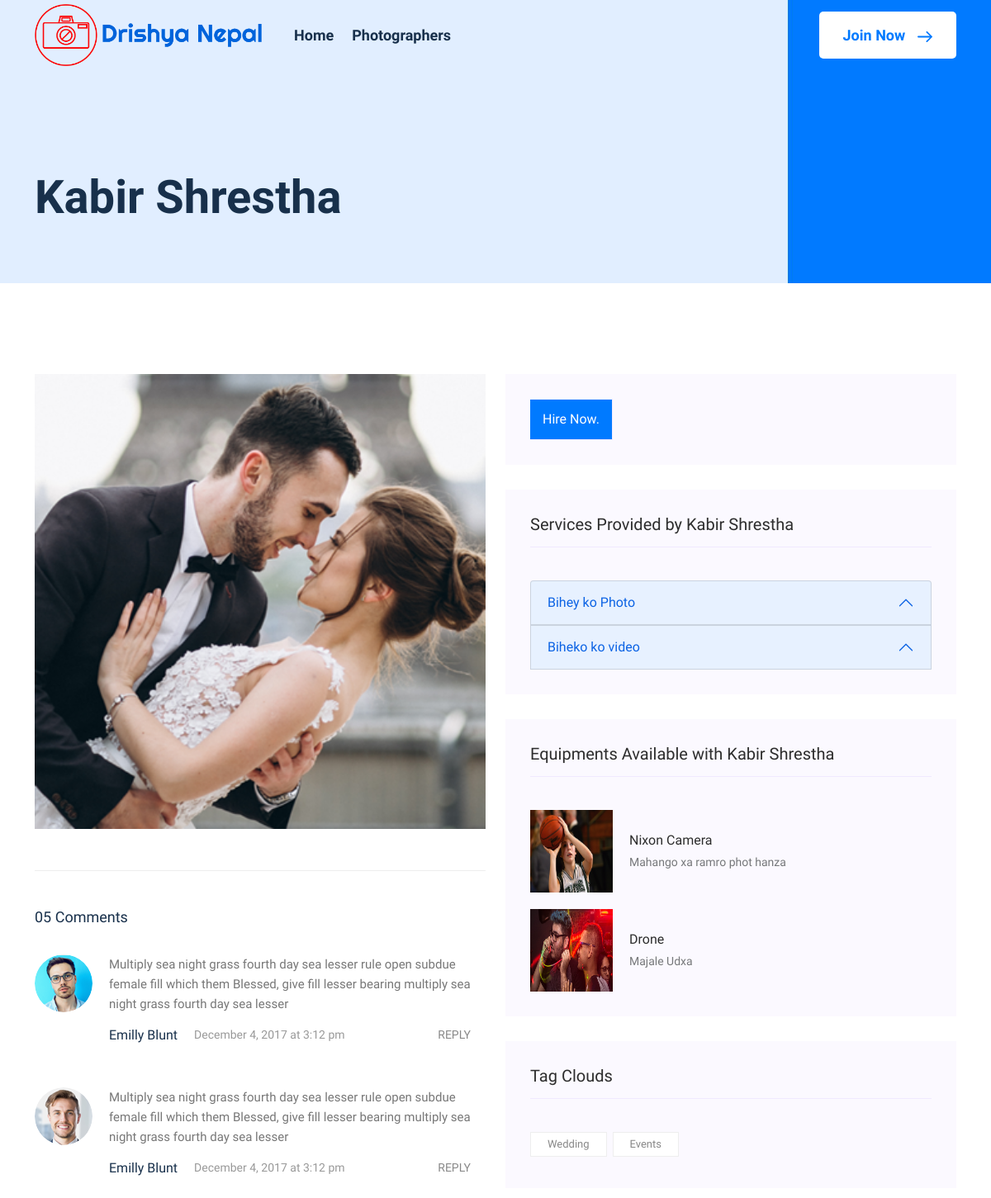
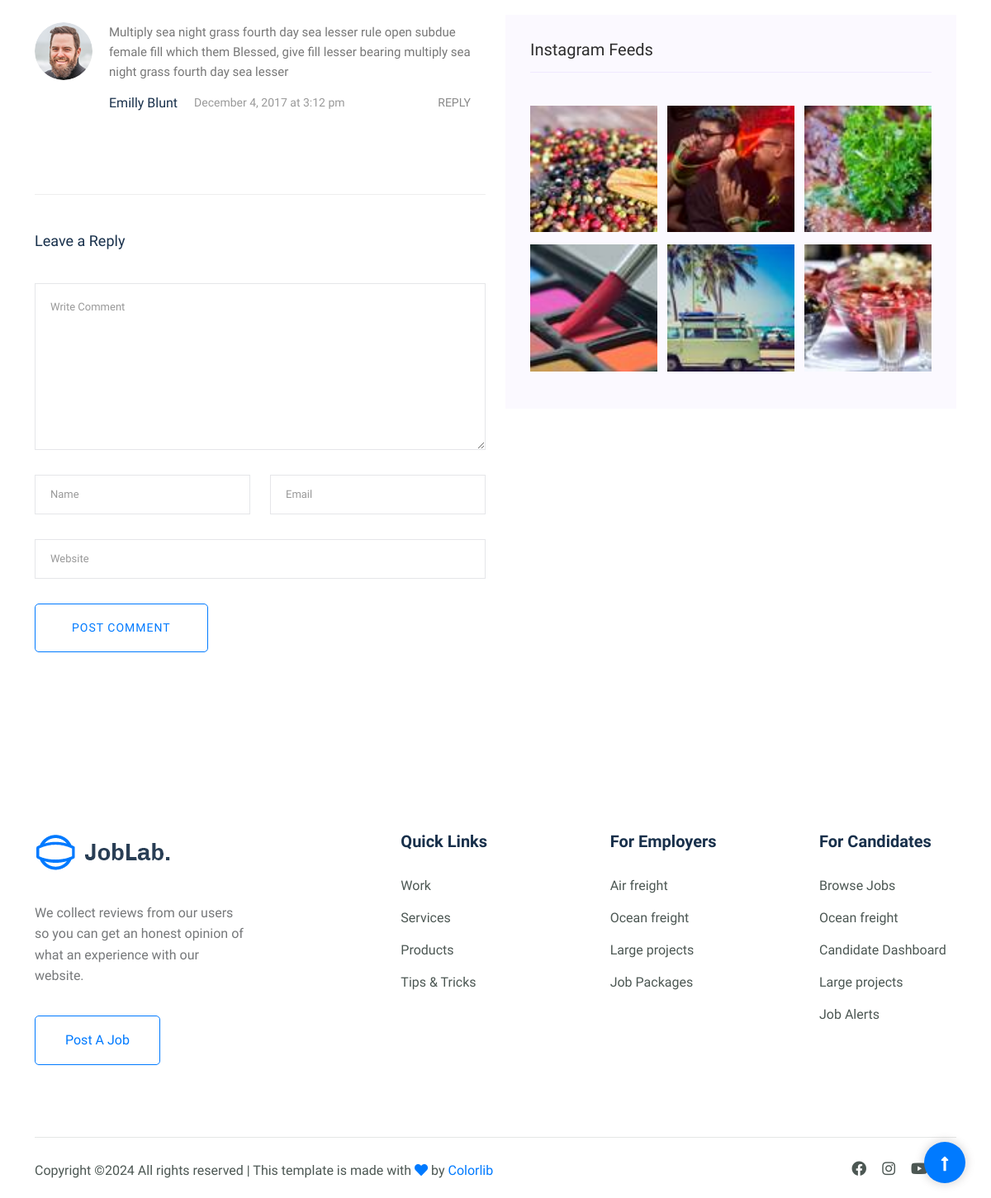
The app's page /photographer/2 with its own data (2 pictures, top to bottom).
### service_provider/models.py (models this page shows, shortened)
class Photographer(models.Model):
    name = models.CharField(max_length = 100)
    age = models.PositiveIntegerField()
    address = models.CharField(max_length = 254)
    email = models.EmailField()
    phone_number = models.CharField(max_length = 200)
    experience = models.CharField(max_length = 254)
    tags = models.ManyToManyField(Tag   )
    is_available = models.BooleanField(default = True)
    image = models.ImageField(upload_to="photographers", null="True")
    is_videographer = models.BooleanField(default=False)
    created_at = models.DateTimeField(auto_now_add = True)
    updated_at = models.DateTimeField(auto_now = True)

class Services(models.Model):
    photographer = models.ForeignKey(Photographer, on_delete=models.CASCADE)
    name = models.CharField(max_length = 100)
    description = models.CharField(max_length = 254)
    price = models.PositiveIntegerField()
    duration = models.CharField(max_length = 254)

class Equipment(models.Model):
    photographer = models.ForeignKey(Photographer, on_delete=models.CASCADE)
    name = models.CharField(max_length = 100)
    description = models.CharField(max_length = 254)
    photo = models.ImageField(upload_to = 'equipment/')

class Tag(models.Model):
    name = models.CharField(max_length=254)

### website/views.py (the view)
# urls.py: path('photographer/<int:id>', views.photographer_details, name="photographer-detail")
def photographer_details(request, id):
    photographer = Photographer.objects.get(id=id)
    services = Services.objects.all().filter(photographer=photographer)
    equipments = Equipment.objects.all().filter(photographer=photographer)
    context = {
        "photographer" : photographer,
        "services" : services,
        'equipments' : equipments,
    }
    return render(request, 'photographer-details.html', context)

### website/templates/photographer-details.html (shortened to what this page needs)
{% extends "base.html" %}
{% load static %}
{% block body %}
<main>
    <div class="slider-area">
      <div class="slider-height2 slider-bg2 d-flex align-items-end">
        <div class="container">
          <div class="row">
            <div class="col-xl-12">
              <div class="hero__caption hero__caption2">
                <h2>{{photographer.name}}</h2>
              </div>
            </div>
          </div>
        </div>
      </div>
    </div>
    <section class="blog_area single-post-area section-padding">
      <div class="container">
        <div class="row">
          <div class="col-lg-6 posts-list">
            <div class="single-post">
              <div class="feature-img">
                <img
                  class="img-fluid"
                  src="{{photographer.image.url}}"
                  alt
                />
              </div>
            </div>
            <div class="comments-area">
              <h4>05 Comments</h4>
              <div class="comment-list">
                <div class="single-comment justify-content-between d-flex">
                  <div class="user justify-content-between d-flex">
                    <div class="thumb">
                      <img src="{% static 'img/blog/comment_1.png' %}" alt />
                    </div>
                    <div class="desc">
                      <p class="comment">
                        Multiply sea night grass fourth day sea lesser rule open
                        subdue female fill which them Blessed, give fill lesser
                        bearing multiply sea night grass fourth day sea lesser
                      </p>
                      <div class="d-flex justify-content-between">
                        <div class="d-flex align-items-center">
                          <h5>
                            <a href="#">Emilly Blunt</a>
                          </h5>
                          <p class="date">December 4, 2017 at 3:12 pm</p>
                        </div>
                        <div class="reply-btn">
                          <a href="#" class="btn-reply text-uppercase">reply</a>
                        </div>
                      </div>
                    </div>
                  </div>
                </div>
              </div>
              <div class="comment-list">
                <div class="single-comment justify-content-between d-flex">
                  <div class="user justify-content-between d-flex">
                    <div class="thumb">
                      <img src="{% static 'img/blog/comment_2.png' %}" alt />
                    </div>
                    <div class="desc">
                      <p class="comment">
                        Multiply sea night grass fourth day sea lesser rule open
                        subdue female fill which them Blessed, give fill lesser
                        bearing multiply sea night grass fourth day sea lesser
                      </p>
                      <div class="d-flex justify-content-between">
                        <div class="d-flex align-items-center">
                          <h5>
                            <a href="#">Emilly Blunt</a>
                          </h5>
                          <p class="date">December 4, 2017 at 3:12 pm</p>
                        </div>
                        <div class="reply-btn">
                          <a href="#" class="btn-reply text-uppercase">reply</a>
                        </div>
                      </div>
                    </div>
                  </div>
                </div>
              </div>
              <div class="comment-list">
                <div class="single-comment justify-content-between d-flex">
                  <div class="user justify-content-between d-flex">
                    <div class="thumb">
                      <img src="{% static 'img/blog/comment_3.png' %}" alt />
                    </div>
                    <div class="desc">
                      <p class="comment">
                        Multiply sea night grass fourth day sea lesser rule open
                        subdue female fill which them Blessed, give fill lesser
                        bearing multiply sea night grass fourth day sea lesser
                      </p>
                      <div class="d-flex justify-content-between">
                        <div class="d-flex align-items-center">
                          <h5>
                            <a href="#">Emilly Blunt</a>
                          </h5>
                          <p class="date">December 4, 2017 at 3:12 pm</p>
                        </div>
                        <div class="reply-btn">
                          <a href="#" class="btn-reply text-uppercase">reply</a>
                        </div>
                      </div>
                    </div>
                  </div>
                </div>
              </div>
            </div>
            <div class="comment-form">
              <h4>Leave a Reply</h4>
              <form class="form-contact comment_form" action="#" id="commentForm">
                <div class="row">
                  <div class="col-12">
                    <div class="form-group">
                      <textarea
                        class="form-control w-100"
                        name="comment"
                        id="comment"
                        cols="30"
                        rows="9"
                        placeholder="Write Comment"
                      ></textarea>
                    </div>
                  </div>
                  <div class="col-sm-6">
                    <div class="form-group">
                      <input
                        class="form-control"
                        name="name"
                        id="name"
                        type="text"
                        placeholder="Name"
                      />
                    </div>
                  </div>
                  <div class="col-sm-6">
                    <div class="form-group">
                      <input
                        class="form-control"
                        name="email"
                        id="email"
                        type="email"
                        placeholder="Email"
                      />
                    </div>
                  </div>
                  <div class="col-12">
                    <div class="form-group">
                      <input
                        class="form-control"
                        name="website"
                        id="website"
                        type="text"
                        placeholder="Website"
                      />
                    </div>
                  </div>
                </div>
                <div class="form-group">
                  <button
                    type="submit"
                    class="button button-contactForm btn_1 boxed-btn"
                  >
                    Post Comment
                  </button>
                </div>
              </form>
            </div>
          </div>
          <div class="col-lg-6">
            <div class="blog_right_sidebar">
              <aside class="single_sidebar_widget search_widget">
                <form action="#">
                  <div class="form-group m-0">
                    <div class="input-group">
                      <div class="input-group-append d-flex">
                        <button class="boxed-btn1" type="button">Hire Now.</button>
                      </div>
                    </div>
                  </div>
                </form>
              </aside>
              <aside class="single_sidebar_widget post_category_widget">
                <h4 class="widget_title" style="color: #2d2d2d">Services Provided by {{photographer.name}}</h4>
                <div class="accordion" id="accordionExample">
                    {% for service in services %}
                    <div class="accordion-item">
                        <h2 class="accordion-header" id="headingOne">
                          <button class="accordion-button" type="button" data-bs-toggle="collapse" data-bs-target="#service{{service.id}}" aria-expanded="true" aria-controls="collapseOne">
                            {{service.name}}
                          </button>
                        </h2>
                      </div>
                    {% endfor %}
                </div>
              </aside>
              <aside class="single_sidebar_widget popular_post_widget">
                <h3 class="widget_title" style="color: #2d2d2d">
                    Equipments Available with {{photographer.name}}
                </h3>
                {% for equipment in equipments %}
                <div class="media post_item">
                    <img src="{{equipment.photo.url}}" alt="{{equipment.name}}" width="100" height="100"/>
                    <div class="media-body">
                      <a href="#">
                        <h3 style="color: #2d2d2d">{{equipment.name}}</h3>
                      </a>
                      <p>
                        {{equipment.description}}
                      </p>
                    </div>
                  </div>
                {% endfor %}
              </aside>
              <aside class="single_sidebar_widget tag_cloud_widget">
                <h4 class="widget_title" style="color: #2d2d2d">Tag Clouds</h4>
                <ul class="list">
                  {% for tag in photographer.tags.all %}
                  <li>
                    <a href="#">{{tag.name}}</a>
                  </li>
                  {% endfor %}
                </ul>
              </aside>
              <aside class="single_sidebar_widget instagram_feeds">
                <h4 class="widget_title" style="color: #2d2d2d">
                  Instagram Feeds
                </h4>
                <ul class="instagram_row flex-wrap">
                  <li>
                    <a href="#">
                      <img
                        class="img-fluid"
                        src="{% static 'img/post/post_5.jpg' %}"
                        alt
                      />
                    </a>
                  </li>
                  <li>
                    <a href="#">
                      <img
                        class="img-fluid"
                        src="{% static 'img/post/post_6.jpg' %}"
                        alt
                      />
                    </a>
                  </li>
                  <li>
                    <a href="#">
                      <img
                        class="img-fluid"
                        src="{% static 'img/post/post_7.jpg' %}"
                        alt
                      />
                    </a>
                  </li>
                  <li>
                    <a href="#">
                      <img
                        class="img-fluid"
                        src="{% static 'img/post/post_8.jpg' %}"
                        alt
                      />
                    </a>
                  </li>
                  <li>
                    <a href="#">
                      <img
                        class="img-fluid"
                        src="{% static 'img/post/post_9.jpg' %}"
                        alt
                      />
                    </a>
                  </li>
                  <li>
                    <a href="#">
                      <img
                        class="img-fluid"
                        src="{% static 'img/post/post_10.jpg' %}"
                        alt
                      />
                    </a>
                  </li>
                </ul>
              </aside>
            </div>
          </div>
        </div>
      </div>
    </section>
  </main>
{% endblock body %}

### records on screen
Photographer: name "Kabir Shrestha", image (picture)
Services: name "Bihey ko Photo"
Services: name "Biheko ko video"
Equipment: photo (picture), name "Nixon Camera", description "Mahango xa ramro phot hanza"
Equipment: photo (picture), name "Drone", description "Majale Udxa"
Tag: name "Wedding"
Tag: name "Events"
